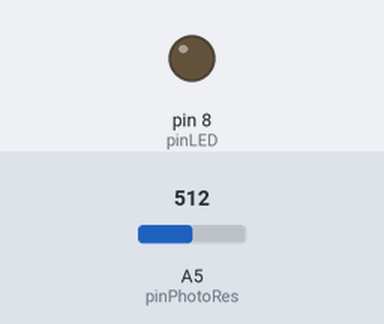
A sketch run on a simulated Arduino Uno, built with avr-gcc and run on an emulated ATmega328P. Shown: output pins drawn as LEDs (lit = HIGH). Inputs (shaded band) come from the test bench; at power-on: A5 (pinPhotoRes) = 512.

Above: at 1.2 s.
1.3 s: A5 (pinPhotoRes) set to 64
2.8 s: A5 (pinPhotoRes) set to 57
At 4.0 s:
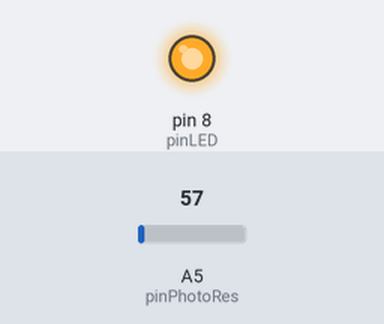
4.3 s: A5 (pinPhotoRes) set to 122
At 5.4 s:
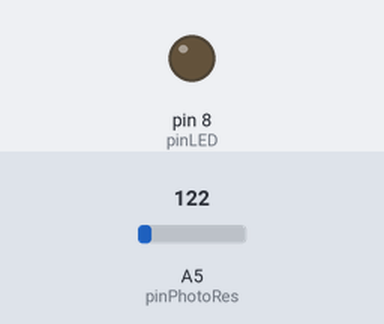
5.8 s: A5 (pinPhotoRes) set to 50
At 6.5 s:
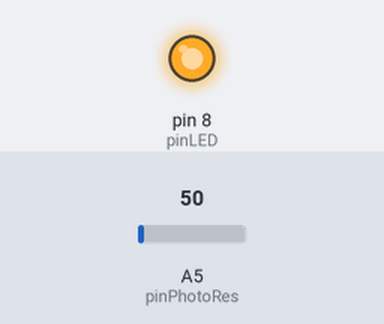
Timing chart, 0 to 8.3 s (numbered marks = the images above; inputs shaded):
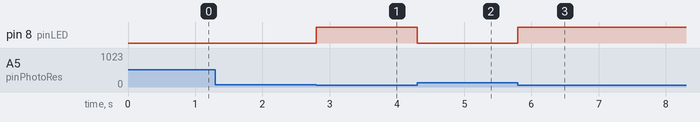

The sketch:

LED_Photoresistor.ino
```cpp
const int pinLED = 8; // LED connected to digital pin 8
const int pinPhotoRes = A5; // Photoresistor connected to analog pin A5
int value; // Variable to store the read value

void setup() {
  // put your setup code here, to run once:
  pinMode(pinLED,OUTPUT);
  pinMode(pinPhotoRes, INPUT);
}

void loop() {
  value = analogRead(pinPhotoRes);

  if (value <=60){
    digitalWrite(pinLED,HIGH);
  } else if (value > 60){
    digitalWrite(pinLED,LOW);
  }
}
```

Measured:
- the behaviour switches between 61 and 60 on A5 (pinPhotoRes) (found by bisection; images 0 and 1)
- after the input at 1.3 s, every drawn part: stays the same
- after the input at 2.8 s, pin 8 (pinLED): LOW → HIGH at once
- after the input at 4.3 s, pin 8 (pinLED): HIGH → LOW at once
- after the input at 5.8 s, pin 8 (pinLED): LOW → HIGH at once
